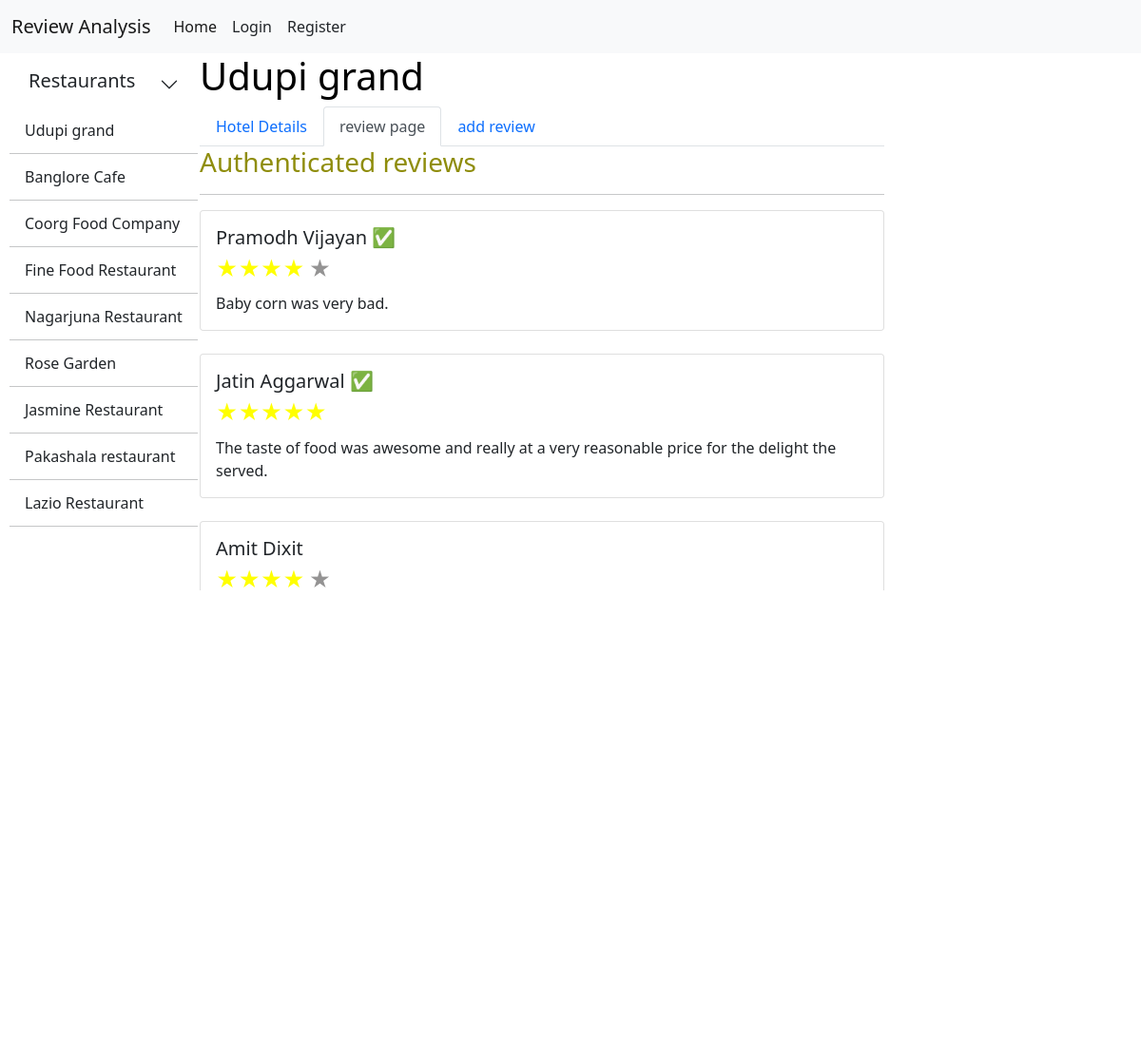
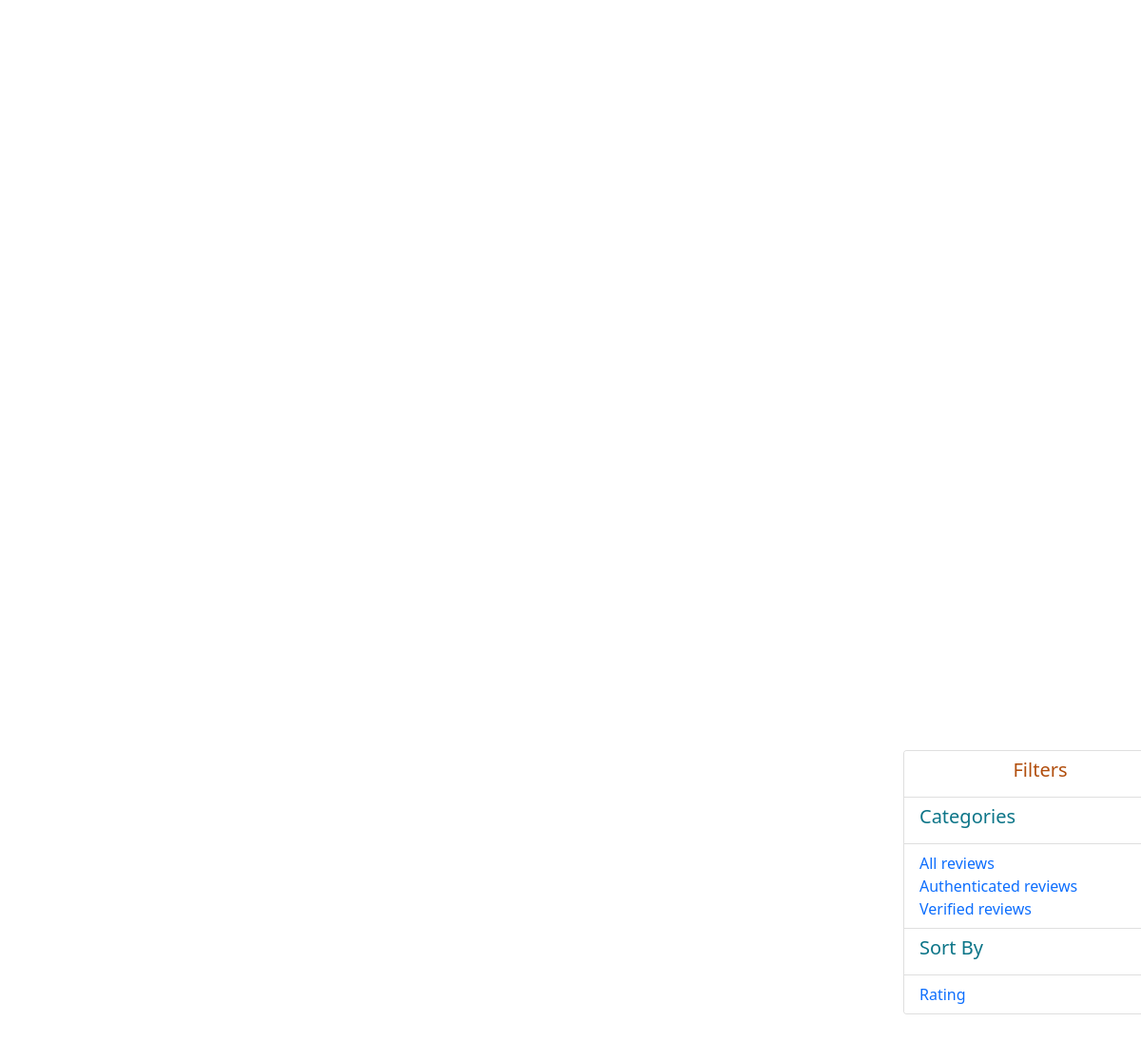
Page /viewauthenticated/1 on the committed database (2 pictures, top to bottom).
### tables this page shows
CREATE TABLE hotel(
    hotelid integer PRIMARY KEY AUTOINCREMENT,
    hotelname text NOT NULL,
    address text,
    overall_rating integer,
    weblink text,
    phone integer , 
    image_name text, 
    totalmenu integer, 
    totalworkers integer
);

CREATE TABLE review(
    userid integer PRIMARY KEY AUTOINCREMENT, 
    username text,  
    rating integer, 
    review text not null,
    fake integer DEFAULT 0, 
    real integer default 0, 
    verified integer DEFAULT 0, 
    liked integer DEFAULT 0, 
    disliked integer default 0, 
    hotelid integer
);

### app.py (the view)
@app.route('/viewauthenticated/<hotelid>')
def viewauthenticated(hotelid):
    user = get_current_user()
    db = get_database()
    hotel_cur = db.execute("select * from hotel")
    allhotels = hotel_cur.fetchall()
    review_cur = db.execute("select * from review where hotelid = ? and Real = 1",[hotelid])
    allreviews = review_cur.fetchall()
    hotel_one = db.execute("select * from hotel where hotelid = ?",[hotelid])
    single_hotel = hotel_one.fetchone()
    return render_template('viewauthenticated.html',allhotels = allhotels,
        allreviews=allreviews,single_hotel = single_hotel
        ,user = user)

### app.py (called while the page is built)
@app.teardown_appcontext
def close_database(error):
    if hasattr(g, 'hotel_db'):
        g.hotel_db.close()

def get_current_user():
    user_result = None
    if 'user' in session:
        user = session['user']
        db = get_database()
        user_cur = db.execute('select * from users where username = ?', [user])
        user_result = user_cur.fetchone()
    return user_result

### database.py (called while the page is built)
def connect_to_database():
    sql = sqlite3.connect('C:/Users/bbkbh/OneDrive/Desktop/project/review_analysis/hotel_review_app/hotel.db')
    sql.row_factory = sqlite3.Row
    return sql

def get_database():
    if not hasattr(g, 'hotel_db'):
        g.hotel_db = connect_to_database()
    return g.hotel_db

### templates/viewauthenticated.html (shortened to what this page needs)
{% from "showlinks.html" import showlinks %}
<!doctype html>
<html lang="en">
  <head>
    <link href="https://cdn.jsdelivr.net/npm/bootstrap@5.1.3/dist/css/bootstrap.min.css" rel="stylesheet">
  </head>
  <body>
      <div class="parent">
          <div class="child child1">
            {{ showlinks(user) }}
          </div>
          <div class="child child2">
            <div class="left">
              <div class="leftfix">
                <div class="dropdownbutton">
                  <div class="accordion accordion-flush" id="accordionFlushExample">
                    <div class="accordion-item">
                      <h2 class="accordion-header" id="flush-headingOne">
                        <div class="accordion-button collapsed" >
                          <b><h5>Restaurants</h5></b>
                        </div>
                      </h2>
                      <div >
                        <div>
                            <ul class="list-group list-group-flush " >
                              {% for hotel in allhotels %}
                                <a style="text-decoration: none;" class="dropdown-item" href="{{ url_for('viewreview', hotelid = hotel['hotelid'] )}}">{{hotel['hotelname']}}</a>
                                <hr class="dropdown-divider">
                              {% endfor %}
                              </ul>
                        </div>
                      </div>
                    </div>
                  </div>
                </div>
              </div>
            </div>
            <div class="center">
                <h1 style="color: black;">{{single_hotel['hotelname']}}</h1>
                <ul class="nav nav-tabs">
                  <li class="nav-item">
                    <a class="nav-link"  href="{{ url_for('viewonehotel', name = single_hotel['image_name'] )}}">Hotel Details</a>
                  </li>
                  <li class="nav-item">
                    <a class="nav-link active" aria-current="page" href="{{ url_for('viewreview', hotelid = single_hotel['hotelid'] )}}">review page</a>
                  </li>
                  <li class="nav-item">
                    <a class="nav-link" href="{{ url_for('addreview', hotelid = single_hotel['hotelid'] )}}">add review</a>
                  </li>
                </ul>
                <h3 style="color: rgb(143, 141, 12);">Authenticated reviews</h3>
                <hr>
                <div class="review">
                    {% for review in allreviews %}
                        <div class="card">
                            <div class="card-body">
                            <h5 class="card-title">{{ review['username'] }}
                                {% if review['verified'] == 1 %}
                                 &#x2705;
                                {% endif %}
                            </h5>
                            {% if review['rating'] == 5 %}
                            <div class="card-subtitle mb-2">
                                <span style="font-size:140%;color:yellow;">&starf;&starf;&starf;&starf;&starf;</span>
                            </div>
                            {% elif review['rating'] == 4 %}
                            <div class="card-subtitle mb-2">
                                <span style="font-size:140%;color:yellow;">&starf;&starf;&starf;&starf;</span>
                                <span style="font-size:140%;color:rgb(148, 147, 147);">&starf;</span>
                            </div>
                            {% elif review['rating'] == 3 %}
                            <div class="card-subtitle mb-2">
                                <span style="font-size:140%;color:yellow;">&starf;&starf;&starf;</span>
                                <span style="font-size:140%;color:rgb(148, 147, 147);">&starf;&starf;</span>
                            </div>
                            {% elif review['rating'] == 2 %}
                            <div class="card-subtitle mb-2">
                                <span style="font-size:140%;color:yellow;">&starf;&starf;</span>
                                <span style="font-size:140%;color:rgb(148, 147, 147);">&starf;&starf;&starf;</span>
                            </div>
                            {% elif review['rating'] == 1 %}
                            <div class="card-subtitle mb-2">
                                <span style="font-size:140%;color:yellow;">&starf;</span>
                                <span style="font-size:140%;color:rgb(148, 147, 147);">&starf;&starf;&starf;&starf;</span>
                            </div>
                            {% endif %}
                            <p class="card-text">{{ review['review'] }}</p>
                            </div>
                        </div>
                        <br>
                    {% endfor %}
                </div>
            </div>
            <div class="right">
                <div class="rightfix">
                    <div class="card" style="width: 18rem;">
                        <ul class="list-group list-group-flush">
                          <li class="list-group-item" style="text-align: center;color: rgb(177, 78, 13);"><h5>Filters</h5></li>
                          <li class="list-group-item" style="color: rgb(12, 117, 136);"><h5>Categories</h5></li>
                          <li class="list-group-item">
                            <a href="{{ url_for('viewreview', hotelid = single_hotel['hotelid'] )}}">All reviews</a><br>
                            <a href="{{ url_for('viewauthenticated', hotelid = single_hotel['hotelid'] )}}">Authenticated reviews</a><br>
                            <a href="{{ url_for('viewverify', hotelid = single_hotel['hotelid'] )}}">Verified reviews</a><br>
                          </li>
                          <li class="list-group-item" style="color: rgb(12, 117, 136);"><h5>Sort By</h5></li>
                          <li class="list-group-item" style="color: rgb(12, 117, 136);">
                            <a href="{{ url_for('sortbyrating', hotelid = single_hotel['hotelid'] )}}">Rating</a><br>
                          </li>
                        </ul>
                      </div>
                </div>
            </div>
          </div>
      </div>
  </body>
</html>

### templates/viewauthenticated.html (style rules this page uses)
html, body { height: 100%; margin: 0 ; padding: 0; }
.parent { display: grid; height: 100%; grid-template-columns: 1fr; grid-template-rows: auto 1fr; overflow: hidden; }
.child2 { display: flex; justify-content: space-around; }
.left { width: 15%; }
.leftfix { position: fixed; height: 500px; overflow-y: auto; }
.center { width: 60%; }
a { text-decoration: none; }
.review { height: 400px; overflow-y: auto; }
.right { width: 20%; }
.right { position: relative; background-color: white; border-radius: 2%; }
.rightfix { top: 25%; position: fixed; }

### rows in the picture
hotel: hotelname "Udupi grand"
hotel: hotelname "Banglore Cafe"
hotel: hotelname "Coorg Food Company"
hotel: hotelname "Fine Food Restaurant"
hotel: hotelname "Nagarjuna Restaurant"
hotel: hotelname "Rose Garden"
hotel: hotelname "Jasmine Restaurant"
hotel: hotelname "Pakashala restaurant"
hotel: hotelname "Lazio Restaurant"
review: username "Pramodh Vijayan", review "Baby corn was very bad."
review: username "Jatin Aggarwal", review "The taste of food was awesome and really at a very reasonable price for the delight the served."
review: username "Amit Dixit"
